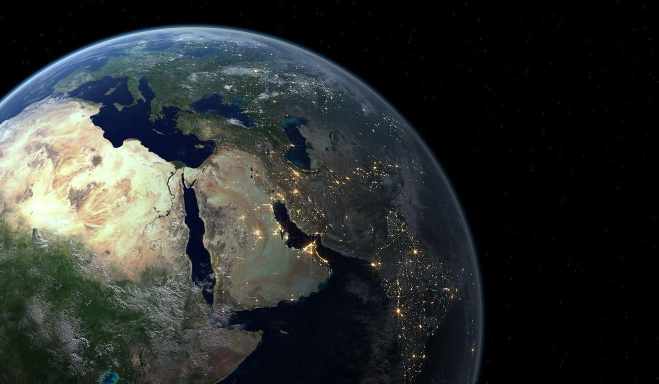
%> input picture Image Processing/HW5/Earth.jpg, 1318 x 768 px (shown at 1/2 size)
$ octave --eval "Morph;"   (GNU Octave 9; MATLAB toolbox functions it lacks are replaced by stand-ins)
%> lines starting %> are read from the running program, lines starting %| are printed output that depends on the picture; in (x1, y1, x2, y2) boxes, pixels count from 0 and x2, y2 are one past the last pixel; in counts of white or black regions, pixels touching at a corner belong together; the program's own positions count from 1
function Morph()
    I1=imread('/Users/user/Desktop/HW5/Earth.jpg');
%> I1 is the input picture: size 768x1318x3 uint8; mean R, G, B 45.3, 49.1, 47.7
    x1=size(I1,1);
%> x1 = 768
    y1=size(I1,2);
%> y1 = 1318
    %imshow(I1);
    I2=imread('/Users/user/Desktop/HW5/Meteorite.png');
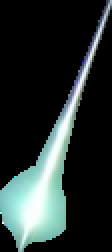
%> input picture Image Processing/HW5/Meteorite.png, 56 x 126 px (shown 2 times larger)
%> I2 is the input picture: size 126x56x3 uint8; mean R, G, B 39.4, 49.3, 48
    x2=size(I2,1);
%> x2 = 126
    y2=size(I2,2);
%> y2 = 56
    %imshow(I2);   200 700 500 1100
    I=I1.*0;
%> I: size 768x1318x3 uint8; every value is 0
    %starting point
    x0=160;
    y0=830;
    I(x0+1:x0+x2,y0+1:y0+y2,:)=I2;
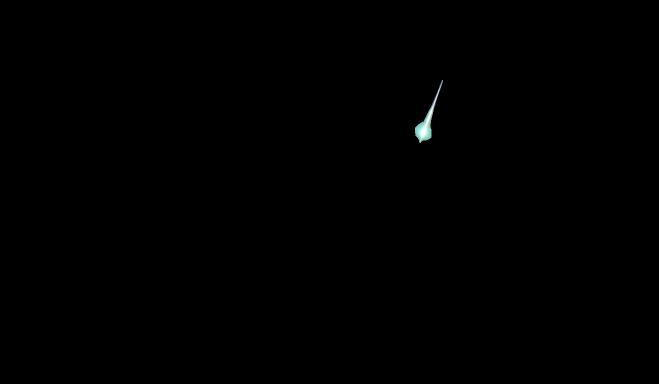
%> I: size 768x1318x3 uint8 (shown at 1/2 size); mean R, G, B 0.3, 0.3, 0.3
    %imshow(I);
    II=zeros(x1,y1);
    th=230;
    for i=1:x1
        for j=1:y1
            if ((I(i,j,1)<th) && (I(i,j,2)<th) && (I(i,j,3)<th))
                II(i,j)=1;
            end
        end
    end
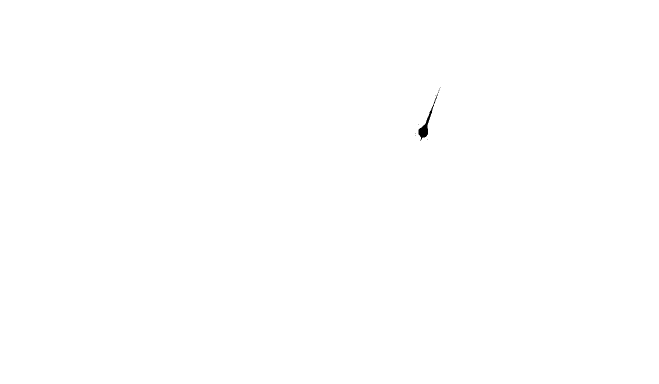
%> II: size 768x1318 double (shown at 1/2 size); values 0 (black) and 1 (white), 99.9% white; 10 black regions (9 under 20 px), largest, box (x1, y1, x2, y2) and area: (837, 187, 876, 282) 583
    %II=(I(:,:,1)+I(:,:,2)+I(:,:,3))/3;
    %II(II<1)=0;
    %II(II~=0)=1;
    II=1-II;
    %imshow(II);
    %%%%%%%%%%%%%%%%%%%%%%%%%%%%%%%%%%%%%%%
    ng=0;
    D = sqrt([-20:20] .^2 + [-20:20] .^2);
    sigma = 5;
    G = (1/sqrt(2*pi*sigma^2))*(exp(-(D.^2)/(2*sigma*sigma))) ;
    %%%%%%%%%%%%%%%%%
    III=conv2(double(II),double(G));
    J=III(ng+1:ng+x1,ng+1:ng+y1);
    mask(:,:,1)=J;
    mask(:,:,2)=J;
    mask(:,:,3)=J;
    %%%%%%%%%%%%%%%%%%%%%%%%%%%%%%%%%%%%%%%
    If=double(I1).*(double(ones(x1,y1,3))-double(mask))+double(I).*double(mask);
    If=uint8(If);
%> If: size 768x1318x3 uint8
    imshow(If);


end
